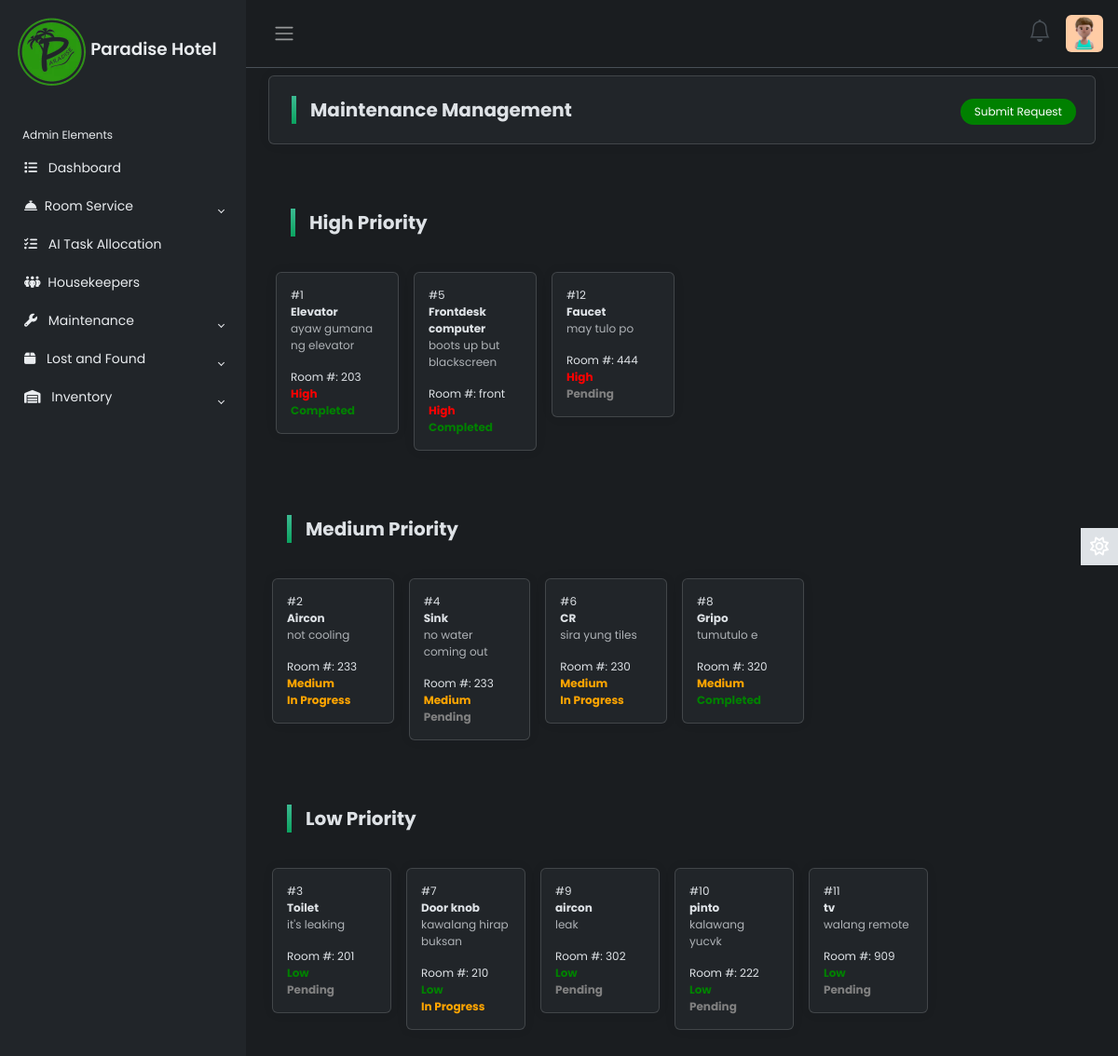
Page /maintenance.php (signed in) on the earlier database version.
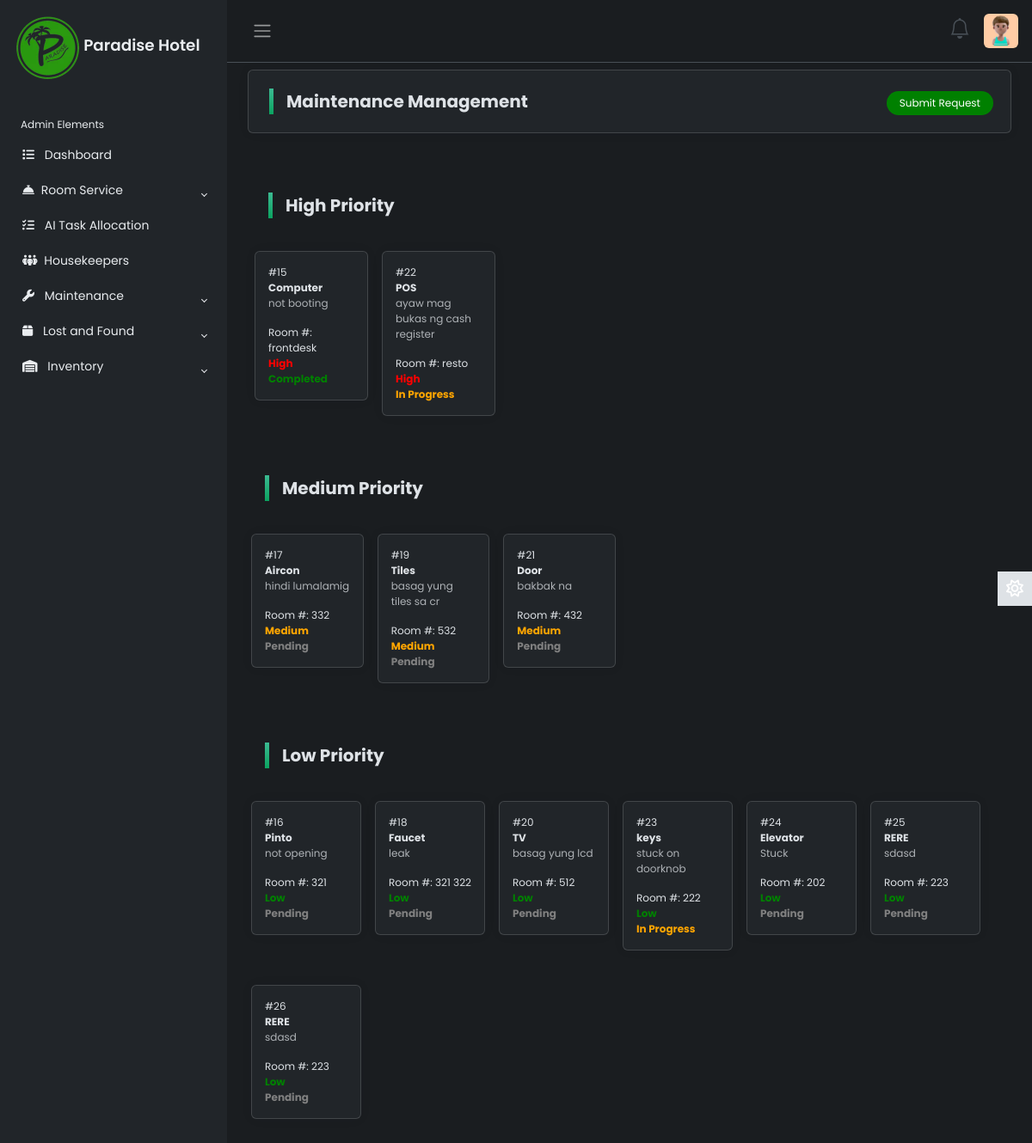
Same page on the later database version.
### tables this page shows
CREATE TABLE `maintenance_requests` (
  `id` int(11) NOT NULL,
  `request_title` varchar(255) NOT NULL,
  `description` text NOT NULL,
  `room_no` varchar(50) NOT NULL,
  `priority` varchar(255) NOT NULL,
  `emp_id` int(11) NOT NULL,
  `status` text NOT NULL,
  `created_at` timestamp NOT NULL DEFAULT current_timestamp() ON UPDATE current_timestamp(),
  `schedule` datetime DEFAULT NULL,
  `emailed` tinyint(1) DEFAULT 0,
  `needs_assistance` tinyint(1) DEFAULT 0
);

### maintenance.php (the view, shortened to what the changed rows need)
<?php
require_once('database.php');
$sql = "
    SELECT * FROM maintenance_requests
    ORDER BY
        CASE priority
            WHEN 'High' THEN 1
            WHEN 'Medium' THEN 2
            WHEN 'Low' THEN 3
        END
";
$result = $conn->query($sql);
$requests = [];
if ($result->num_rows > 0) {
    while ($row = $result->fetch_assoc()) {
        $requests[] = $row;
    }
}
?>
<!DOCTYPE html>
<html lang="en">
<head>
    <link rel="stylesheet" href="https://cdnjs.cloudflare.com/ajax/libs/font-awesome/6.6.0/css/all.min.css">
    <link rel="stylesheet" href="https://cdn.jsdelivr.net/npm/bootstrap@5.3.0-alpha2/dist/css/bootstrap.min.css">
    <link href='https://unpkg.com/boxicons@2.0.9/css/boxicons.min.css' rel='stylesheet'>
    <link rel="stylesheet" href="https://cdn.jsdelivr.net/npm/bootstrap-icons@1.3.0/font/bootstrap-icons.css">
    <link rel="stylesheet" href="css/maintenance.css">
</head>
<body>
    <?php include('index.php'); ?>
    <div class="container my-5 px-4 mt-2">
        <div class="row m-0 justify-content-center">
            <div class="card-body p-2 m-0">
                <div class="row gx-6 justify-content-start">
                    <div class="col-lg-12 col-md-12 col-sm-12">
                        <div class="row g-3 justify-content-start">
                            <?php foreach ($requests as $request): ?>
                                <?php if ($request['priority'] === 'High'): ?>
                                    <div class="col-md-2">
                                        <div class="request-card card" onclick="openUpdateModal(<?php echo $request['id']; ?>, '<?php echo $request['status']; ?>', '<?php echo addslashes($request['request_title']); ?>', '<?php echo addslashes($request['description']); ?>', '<?php echo $request['room_no']; ?>', '<?php echo $request['priority']; ?>')">
                                            <div class="request-id">#<?php echo $request['id']; ?></div>
                                            <div class="request-title"><?php echo $request['request_title']; ?></div>
                                            <p class="text-muted"><?php echo $request['description']; ?></p>
                                            <div>Room #: <?php echo $request['room_no']; ?></div>
                                            <div class="request-priority">
                                                <span style="font-weight: bold; color: red;">
                                                    <?php echo $request['priority']; ?>
                                                </span>
                                            </div>
                                            <div class="status">
                                                <span style="font-weight: bold; color: <?php
                                                    switch($request['status']) {
                                                        case 'Pending':
                                                            echo 'gray';
                                                            break;
                                                        case 'Completed':
                                                            echo 'green';
                                                            break;
                                                        case 'In Progress':
                                                            echo 'orange';
                                                            break;
                                                    }
                                                ?>">
                                                <?php echo $request['status']; ?>
                                                </span>
                                            </div>
                                        </div>
                                    </div>
                                <?php endif; ?>
                            <?php endforeach; ?>
                        </div>
                    </div>
                    <div class="row g-3 justify-content-start">
                    <div class="col-lg-12 col-md-12 col-sm-12">
                        <div class="row g-3 justify-content-start">
                            <?php foreach ($requests as $request): ?>
                                <?php if ($request['priority'] === 'Medium'): ?>
                                    <div class="col-md-2">
                                        <div class="request-card card" onclick="openUpdateModal(<?php echo $request['id']; ?>, '<?php echo $request['status']; ?>', '<?php echo addslashes($request['request_title']); ?>', '<?php echo addslashes($request['description']); ?>', '<?php echo $request['room_no']; ?>', '<?php echo $request['priority']; ?>')">
                                            <div class="request-id">#<?php echo $request['id']; ?></div>
                                            <div class="request-title"><?php echo $request['request_title']; ?></div>
                                            <p class="text-muted"><?php echo $request['description']; ?></p>
                                            <div>Room #: <?php echo $request['room_no']; ?></div>
                                            <div class="request-priority">
                                                <span style="font-weight: bold; color: orange;">
                                                    <?php echo $request['priority']; ?>
                                                </span>
                                            </div>
                                            <div class="status">
                                                <span style="font-weight: bold; color: <?php
                                                    switch($request['status']) {
                                                        case 'Pending':
                                                            echo 'gray';
                                                            break;
                                                        case 'Completed':
                                                            echo 'green';
                                                            break;
                                                        case 'In Progress':
                                                            echo 'orange';
                                                            break;
                                                    }
                                                ?>">
                                                <?php echo $request['status']; ?>
                                                </span>
                                            </div>
                                        </div>
                                    </div>
                                <?php endif; ?>
                            <?php endforeach; ?>
                        </div>
                    </div>
                    <div class="row g-3 justify-content-start">
                    <div class="col-lg-12 col-md-12 col-sm-12">
                        <div class="row g-3 p-0 justify-content-start">
                            <?php foreach ($requests as $request): ?>
                                <?php if ($request['priority'] === 'Low'): ?>
                                    <div class="col-md-2">
                                        <div class="request-card card" onclick="openUpdateModal(<?php echo $request['id']; ?>, '<?php echo $request['status']; ?>', '<?php echo addslashes($request['request_title']); ?>', '<?php echo addslashes($request['description']); ?>', '<?php echo $request['room_no']; ?>', '<?php echo $request['priority']; ?>')">
                                            <div class="request-id">#<?php echo $request['id']; ?></div>
                                            <div class="request-title"><?php echo $request['request_title']; ?></div>
                                            <p class="text-muted"><?php echo $request['description']; ?></p>
                                            <div>Room #: <?php echo $request['room_no']; ?></div>
                                            <div class="request-priority">
                                                <span style="font-weight: bold; color: green;">
                                                    <?php echo $request['priority']; ?>
                                                </span>
                                            </div>
                                            <div class="status">
                                                <span style="font-weight: bold; color: <?php
                                                    switch($request['status']) {
                                                        case 'Pending':
                                                            echo 'gray';
                                                            break;
                                                        case 'In Progress':
                                                            echo 'orange';
                                                            break;
                                                    }
                                                ?>">
                                                <?php echo $request['status']; ?>
                                                </span>
                                            </div>
                                        </div>
                                    </div>
                                <?php endif; ?>
                            <?php endforeach; ?>
                        </div>
                    </div>
                </div>
            </div>
        </div>
</body>
</html>

Differences in the rows shown:
removed maintenance_requests: id "1", request_title "Elevator", description "ayaw gumana ng elevator", room_no "203", priority "High", status "Completed", shown under "High Priority"
removed maintenance_requests: id "5", request_title "Frontdesk computer", description "boots up but blackscreen", room_no "front", priority "High", status "Completed", shown under "High Priority"
removed maintenance_requests: id "12", request_title "Faucet", description "may tulo po", room_no "444", priority "High", status "Pending", shown under "High Priority"
removed maintenance_requests: id "2", request_title "Aircon", description "not cooling", room_no "233", priority "Medium", status "In Progress", shown under "Medium Priority"
removed maintenance_requests: id "4", request_title "Sink", description "no water coming out", room_no "233", priority "Medium", status "Pending", shown under "Medium Priority"
removed maintenance_requests: id "6", request_title "CR", description "sira yung tiles", room_no "230", priority "Medium", status "In Progress", shown under "Medium Priority"
removed maintenance_requests: id "8", request_title "Gripo", description "tumutulo e", room_no "320", priority "Medium", status "Completed", shown under "Medium Priority"
removed maintenance_requests: id "3", request_title "Toilet", description "it's leaking", room_no "201", priority "Low", status "Pending", shown under "Low Priority"
removed maintenance_requests: id "7", request_title "Door knob", description "kawalang hirap buksan", room_no "210", priority "Low", status "In Progress", shown under "Low Priority"
removed maintenance_requests: id "9", request_title "aircon", description "leak", room_no "302", priority "Low", status "Pending", shown under "Low Priority"
removed maintenance_requests: id "10", request_title "pinto", description "kalawang yucvk", room_no "222", priority "Low", status "Pending", shown under "Low Priority"
removed maintenance_requests: id "11", request_title "tv", description "walang remote", room_no "909", priority "Low", status "Pending", shown under "Low Priority"
added maintenance_requests: id "15", request_title "Computer", description "not booting", room_no "frontdesk", priority "High", status "Completed", shown under "High Priority"
added maintenance_requests: id "22", request_title "POS", description "ayaw mag bukas ng cash register", room_no "resto", priority "High", status "In Progress", shown under "High Priority"
added maintenance_requests: id "17", request_title "Aircon", description "hindi lumalamig", room_no "332", priority "Medium", status "Pending", shown under "Medium Priority"
added maintenance_requests: id "19", request_title "Tiles", description "basag yung tiles sa cr", room_no "532", priority "Medium", status "Pending", shown under "Medium Priority"
added maintenance_requests: id "21", request_title "Door", description "bakbak na", room_no "432", priority "Medium", status "Pending", shown under "Medium Priority"
added maintenance_requests: id "16", request_title "Pinto", description "not opening", room_no "321", priority "Low", status "Pending", shown under "Low Priority"
added maintenance_requests: id "18", request_title "Faucet", description "leak", room_no "321 322", priority "Low", status "Pending", shown under "Low Priority"
added maintenance_requests: id "20", request_title "TV", description "basag yung lcd", room_no "512", priority "Low", status "Pending", shown under "Low Priority"
added maintenance_requests: id "23", request_title "keys", description "stuck on doorknob", room_no "222", priority "Low", status "In Progress", shown under "Low Priority"
added maintenance_requests: id "24", request_title "Elevator", description "Stuck", room_no "202", priority "Low", status "Pending", shown under "Low Priority"
added maintenance_requests: id "25", request_title "RERE", description "sdasd", room_no "223", priority "Low", status "Pending", shown under "Low Priority"
added maintenance_requests: id "26", request_title "RERE", description "sdasd", room_no "223", priority "Low", status "Pending", shown under "Low Priority"
